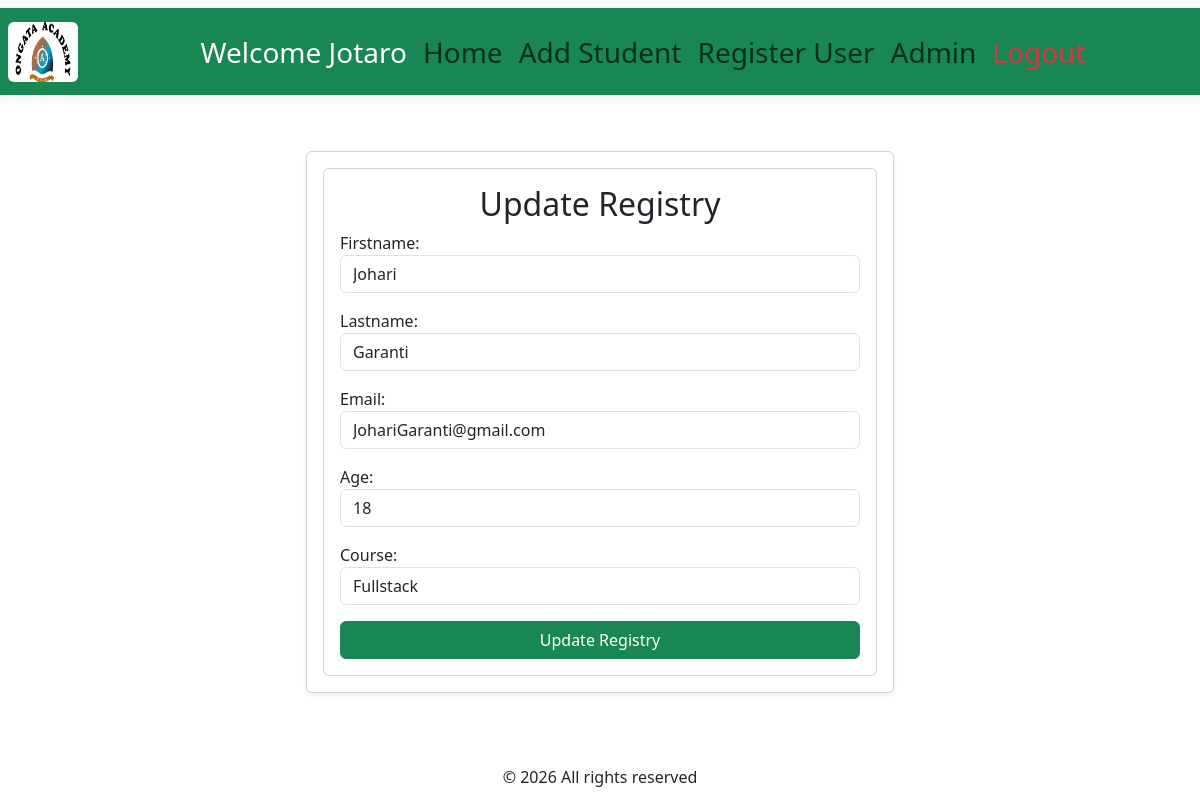
The page /update/6/ (signed in) on the database its author committed.
### myapp/models.py (models this page shows, shortened)
class Student(models.Model):
    firstname= models.CharField(max_length=21)
    lastname= models.CharField(max_length=21)
    age= models.IntegerField()
    course=models.CharField()
    email = models.EmailField(null=True, blank=True)

### myapp/views.py (the view)
# urls.py: path('update/<int:id>/', views.update_student, name='update'),
@login_required(login_url='login')
def update_student(request, id):
    student = get_object_or_404(Student, pk=id)
    if request.method == "POST":
        form = StudentForm(request.POST, instance=student)
        if form.is_valid():
            form.save()
            messages.success(request,"Student Data Successfully Updated")
            return redirect('students')
    else:
        form = StudentForm(instance=student)
    return render(request, 'Admin/studentform.html', {'form': form})

### myapp/forms.py
class StudentForm(forms.ModelForm):
    class Meta:
        model = Student
        fields = ['firstname', 'lastname', 'email','age', 'course']
        widgets = {
            'firstname': forms.TextInput(attrs={
                'class': 'form-control',
                'placeholder': 'Enter Your First Name'
            }),
            'lastname': forms.TextInput(attrs={
                'class': 'form-control',
                'placeholder': 'Enter Your Last Name'
            }),
            'age': forms.NumberInput(attrs={
                'class': 'form-control',
                'placeholder':'Enter age'
            }),
            'course': forms.Select(
                choices=[
                    ('Fullstack', 'Fullstack'),
                    ('Cybersecurity', 'Cybersecurity'),
                    ('Data Science', 'Data Science'),
                    ('Artificial Intelligence', 'Artificial Intelligence'),
            ],
                attrs={'class': 'form-control', 'placeholder':'Enter course'}),
            'email': forms.EmailInput(attrs={'class':'form-control','placeholder': 'Enter email'})
        }

### myapp/templates/Admin/studentform.html (shortened to what this page needs)
{% extends "base.html" %}
{%block content%}
    <div class="row justify-content-center">
        <div class="col-md-6">
            <div class="card shadow-sm p-3 mb-5 bg-body rounded">
            <div class="card body p-3">
            <h2 class="text-tertiary text-center">
                {% if form.instance.id%}
                Update Registry
                {%else%}
                Register student
            {% endif %}</h2>
            <form method="POST">
            {{form.as_p}}
            <button class="btn btn-success  w-100">
                {% if form.instance.id%}Update Registry {%else%} Register{% endif %}</button>
            </form>
            </div>
            </div>
        </div>
    </div>
{% endblock %}

### myapp/templates/base.html (shortened to what this page needs)
{% load static %}
<!DOCTYPE html>
<html lang="en">
<head>
    <link href="https://cdn.jsdelivr.net/npm/bootstrap@5.3.8/dist/css/bootstrap.min.css" rel="stylesheet">
</head>
<body>
<nav class="navbar navbar-expand-lg bg-body-tertiary">
  <div class="container-fluid bg-success fs-5 p-2">
    <a class="navbar-brand" href="#">
      <img src="{% static 'img/logo.jpeg' %}" alt="Logo"
           width="70" height="60"
           class="d-inline-block align-text-top rounded">
    </a>
    <div class="collapse navbar-collapse" id="navbarSupportedContent">
      <ul class="navbar-nav me-auto align-items-center ms-auto fs-3 me-3">
        {% if user.is_authenticated %}
        <li class="nav-item">
          <span class="nav-link text-white">
            Welcome {{ user.username }}
          </span>
        </li>
        {% if user.is_staff %}
        <li class="nav-item">
          <a class="nav-link" href="{% url 'index' %}">Home</a>
        </li>
        <li class="nav-item">
          <a class="nav-link" href="{% url 'add' %}">Add Student</a>
        </li>
        <li class="nav-item">
          <a class="nav-link" href="{% url 'register' %}">Register User</a>
        </li>
        <li class="nav-item">
          <a class="nav-link" href="{% url 'students' %}">Admin</a>
        </li>
        {% endif %}
        <li class="nav-item">
          <a class="nav-link text-danger" href="{% url 'logout' %}">Logout</a>
        </li>
        {% else %}
        <li class="nav-item">
          <a class="nav-link" href="{% url 'login' %}">Login</a>
        </li>
        {% endif %}
      </ul>
    </div>
  </div>
</nav>
<main>
    {% block content %}
    {% endblock %}
</main>
<footer class="text-center mt-4">
    <p>&copy; 2026 All rights reserved</p>
</footer>
</body>
</html>

### rows shown on the page
Student: firstname "Johari", lastname "Garanti", email "JohariGaranti@gmail.com", age "18", course "Fullstack"

### other values the page prints
{{ user.username }} "Jotaro"
